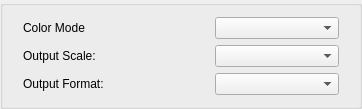
       <widget class="QGroupBox" name="gb_outputOptions">
        <layout class="QVBoxLayout" name="verticalLayout_3">
         <item>
          <layout class="QHBoxLayout" name="lo_outputColormode">
           <property name="leftMargin">
            <number>9</number>
           </property>
           <property name="rightMargin">
            <number>9</number>
           </property>
           <item>
            <widget class="QLabel" name="l_colorMode">
             <property name="text">
              <string>Color Mode</string>
             </property>
            </widget>
           </item>
           <item>
            <spacer name="horizontalSpacer_3">
             <property name="orientation">
              <enum>Qt::Orientation::Horizontal</enum>
             </property>
             <property name="sizeHint" stdset="0">
              <size>
               <width>113</width>
               <height>20</height>
              </size>
             </property>
            </spacer>
           </item>
           <item>
            <widget class="QComboBox" name="cb_colorMode">
             <property name="sizePolicy">
              <sizepolicy hsizetype="Fixed" vsizetype="Fixed">
               <horstretch>0</horstretch>
               <verstretch>0</verstretch>
              </sizepolicy>
             </property>
             <property name="minimumSize">
              <size>
               <width>124</width>
               <height>0</height>
              </size>
             </property>
             <property name="maximumSize">
              <size>
               <width>124</width>
               <height>16777215</height>
              </size>
             </property>
             <property name="currentIndex">
              <number>-1</number>
             </property>
            </widget>
           </item>
          </layout>
         </item>
         <item>
          <layout class="QHBoxLayout" name="lo_outputScale">
           <property name="leftMargin">
            <number>9</number>
           </property>
           <property name="rightMargin">
            <number>9</number>
           </property>
           <item>
            <widget class="QLabel" name="l_scale">
             <property name="text">
              <string>Output Scale:</string>
             </property>
            </widget>
           </item>
           <item>
            <spacer name="horizontalSpacer_12">
             <property name="orientation">
              <enum>Qt::Orientation::Horizontal</enum>
             </property>
             <property name="sizeHint" stdset="0">
              <size>
               <width>113</width>
               <height>20</height>
              </size>
             </property>
            </spacer>
           </item>
           <item>
            <widget class="QComboBox" name="cb_scale">
             <property name="minimumSize">
              <size>
               <width>124</width>
               <height>0</height>
              </size>
             </property>
            </widget>
           </item>
          </layout>
         </item>
         <item>
          <layout class="QHBoxLayout" name="lo_outputFormat">
           <property name="leftMargin">
            <number>9</number>
           </property>
           <property name="rightMargin">
            <number>9</number>
           </property>
           <item>
            <widget class="QLabel" name="l_outType">
             <property name="text">
              <string>Output Format:</string>
             </property>
            </widget>
           </item>
           <item>
            <spacer name="horizontalSpacer_9">
             <property name="orientation">
              <enum>Qt::Orientation::Horizontal</enum>
             </property>
             <property name="sizeHint" stdset="0">
              <size>
               <width>40</width>
               <height>20</height>
              </size>
             </property>
            </spacer>
           </item>
           <item>
            <widget class="QComboBox" name="cb_format">
             <property name="minimumSize">
              <size>
               <width>124</width>
               <height>0</height>
              </size>
             </property>
            </widget>
           </item>
          </layout>
         </item>
        </layout>
       </widget>
